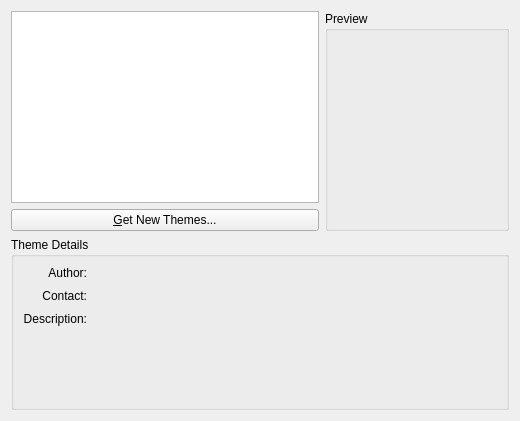
<?xml version="1.0" encoding="UTF-8"?>
<ui version="4.0">
 <class>KgvThemeSelectorBase</class>
 <widget class="QWidget" name="KgvThemeSelectorBase">
  <property name="geometry">
   <rect>
    <x>0</x>
    <y>0</y>
    <width>520</width>
    <height>421</height>
   </rect>
  </property>
  <layout class="QGridLayout" name="gridLayout_2">
   <item row="0" column="0">
    <widget class="QListWidget" name="themeList">
     <property name="sizePolicy">
      <sizepolicy hsizetype="Expanding" vsizetype="Fixed">
       <horstretch>0</horstretch>
       <verstretch>0</verstretch>
      </sizepolicy>
     </property>
    </widget>
   </item>
   <item row="0" column="1" rowspan="2">
    <widget class="QGroupBox" name="groupBox_2">
     <property name="sizePolicy">
      <sizepolicy hsizetype="Preferred" vsizetype="Ignored">
       <horstretch>0</horstretch>
       <verstretch>0</verstretch>
      </sizepolicy>
     </property>
     <property name="title">
      <string>Preview</string>
     </property>
     <layout class="QHBoxLayout" name="horizontalLayout">
      <property name="spacing">
       <number>6</number>
      </property>
      <property name="margin">
       <number>9</number>
      </property>
      <item>
       <widget class="QLabel" name="themePreview">
        <property name="sizePolicy">
         <sizepolicy hsizetype="Preferred" vsizetype="Fixed">
          <horstretch>0</horstretch>
          <verstretch>0</verstretch>
         </sizepolicy>
        </property>
        <property name="minimumSize">
         <size>
          <width>160</width>
          <height>120</height>
         </size>
        </property>
        <property name="alignment">
         <set>Qt::AlignCenter</set>
        </property>
       </widget>
      </item>
     </layout>
    </widget>
   </item>
   <item row="1" column="0">
    <widget class="QPushButton" name="getNewButton">
     <property name="text">
      <string>&amp;Get New Themes...</string>
     </property>
    </widget>
   </item>
   <item row="2" column="0" colspan="2">
    <widget class="QGroupBox" name="groupBox">
     <property name="sizePolicy">
      <sizepolicy hsizetype="Expanding" vsizetype="Expanding">
       <horstretch>0</horstretch>
       <verstretch>0</verstretch>
      </sizepolicy>
     </property>
     <property name="title">
      <string>Theme Details</string>
     </property>
     <layout class="QGridLayout" name="gridLayout">
      <property name="spacing">
       <number>9</number>
      </property>
      <item row="0" column="1">
       <widget class="QLabel" name="themeAuthor">
        <property name="sizePolicy">
         <sizepolicy hsizetype="Expanding" vsizetype="Minimum">
          <horstretch>0</horstretch>
          <verstretch>0</verstretch>
         </sizepolicy>
        </property>
        <property name="text">
         <string/>
        </property>
        <property name="alignment">
         <set>Qt::AlignLeading|Qt::AlignLeft|Qt::AlignTop</set>
        </property>
        <property name="wordWrap">
         <bool>true</bool>
        </property>
        <property name="openExternalLinks">
         <bool>false</bool>
        </property>
        <property name="textInteractionFlags">
         <set>Qt::LinksAccessibleByMouse</set>
        </property>
       </widget>
      </item>
      <item row="1" column="0">
       <widget class="QLabel" name="labelContact">
        <property name="text">
         <string>Contact:</string>
        </property>
        <property name="alignment">
         <set>Qt::AlignRight|Qt::AlignTop|Qt::AlignTrailing</set>
        </property>
       </widget>
      </item>
      <item row="1" column="1">
       <widget class="QLabel" name="themeContact">
        <property name="sizePolicy">
         <sizepolicy hsizetype="Expanding" vsizetype="Minimum">
          <horstretch>0</horstretch>
          <verstretch>0</verstretch>
         </sizepolicy>
        </property>
        <property name="text">
         <string/>
        </property>
        <property name="alignment">
         <set>Qt::AlignLeading|Qt::AlignLeft|Qt::AlignTop</set>
        </property>
        <property name="wordWrap">
         <bool>true</bool>
        </property>
        <property name="openExternalLinks">
         <bool>true</bool>
        </property>
        <property name="textInteractionFlags">
         <set>Qt::LinksAccessibleByMouse</set>
        </property>
       </widget>
      </item>
      <item row="2" column="0">
       <widget class="QLabel" name="labelDescription">
        <property name="text">
         <string>Description:</string>
        </property>
        <property name="alignment">
         <set>Qt::AlignRight|Qt::AlignTop|Qt::AlignTrailing</set>
        </property>
       </widget>
      </item>
      <item row="2" column="1">
       <widget class="QLabel" name="themeDescription">
        <property name="sizePolicy">
         <sizepolicy hsizetype="Expanding" vsizetype="Minimum">
          <horstretch>0</horstretch>
          <verstretch>0</verstretch>
         </sizepolicy>
        </property>
        <property name="text">
         <string/>
        </property>
        <property name="alignment">
         <set>Qt::AlignLeading|Qt::AlignLeft|Qt::AlignTop</set>
        </property>
        <property name="wordWrap">
         <bool>true</bool>
        </property>
        <property name="openExternalLinks">
         <bool>false</bool>
        </property>
        <property name="textInteractionFlags">
         <set>Qt::LinksAccessibleByMouse</set>
        </property>
       </widget>
      </item>
      <item row="0" column="0">
       <widget class="QLabel" name="labelAuthor">
        <property name="text">
         <string>Author:</string>
        </property>
        <property name="alignment">
         <set>Qt::AlignRight|Qt::AlignTop|Qt::AlignTrailing</set>
        </property>
       </widget>
      </item>
      <item row="3" column="0" colspan="2">
       <spacer name="verticalSpacer_2">
        <property name="orientation">
         <enum>Qt::Vertical</enum>
        </property>
        <property name="sizeType">
         <enum>QSizePolicy::MinimumExpanding</enum>
        </property>
        <property name="sizeHint" stdset="0">
         <size>
          <width>1</width>
          <height>1</height>
         </size>
        </property>
       </spacer>
      </item>
     </layout>
    </widget>
   </item>
  </layout>
 </widget>
 <resources/>
 <connections/>
</ui>
